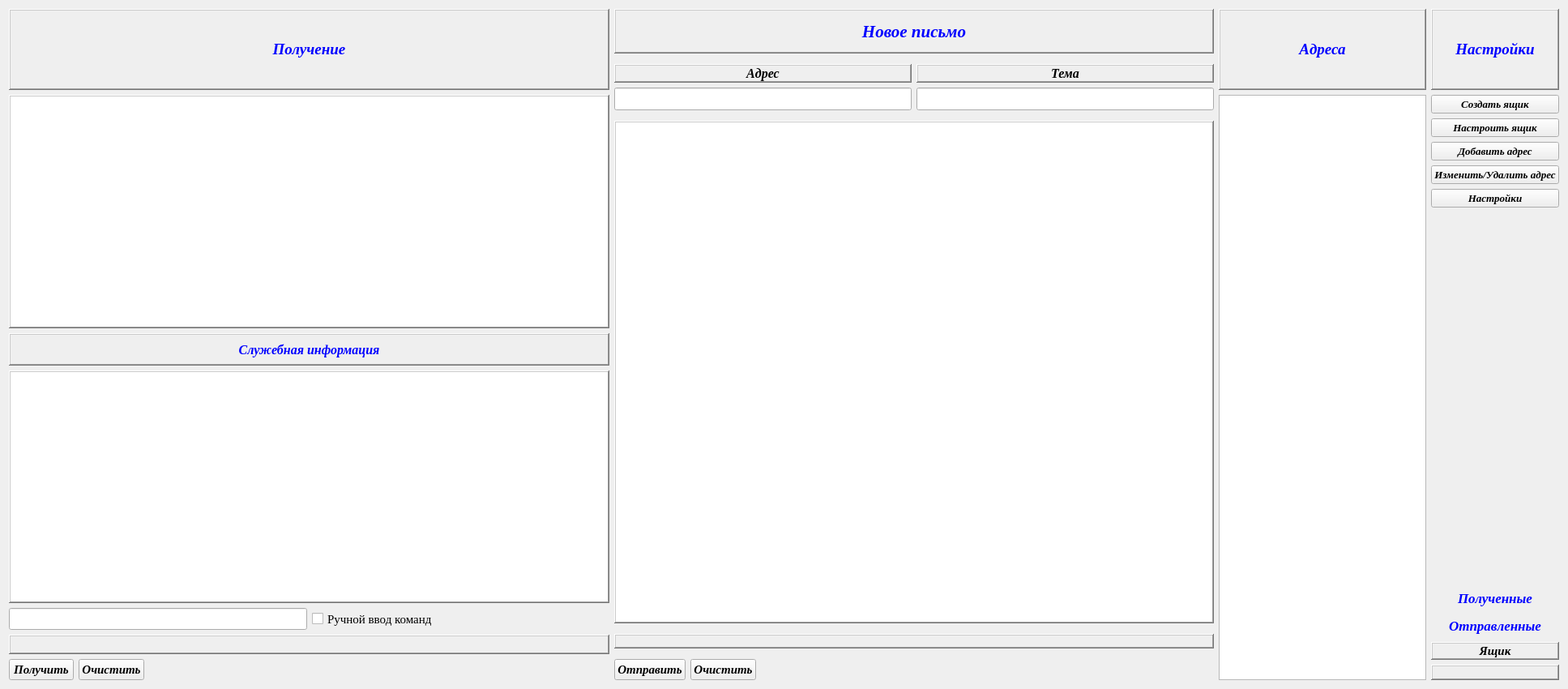
<?xml version="1.0" encoding="UTF-8"?>
<ui version="4.0">
 <class>PostClass</class>
 <widget class="QWidget" name="PostClass">
  <property name="geometry">
   <rect>
    <x>0</x>
    <y>0</y>
    <width>1935</width>
    <height>850</height>
   </rect>
  </property>
  <property name="minimumSize">
   <size>
    <width>0</width>
    <height>850</height>
   </size>
  </property>
  <property name="cursor">
   <cursorShape>ArrowCursor</cursorShape>
  </property>
  <property name="windowTitle">
   <string>Почтовик</string>
  </property>
  <property name="windowIcon">
   <iconset>
    <normaloff>icon2.png</normaloff>icon2.png</iconset>
  </property>
  <layout class="QHBoxLayout" name="horizontalLayout_4">
   <item>
    <layout class="QVBoxLayout" name="verticalLayout">
     <item>
      <widget class="QLabel" name="plblRec">
       <property name="sizePolicy">
        <sizepolicy hsizetype="Preferred" vsizetype="Preferred">
         <horstretch>0</horstretch>
         <verstretch>0</verstretch>
        </sizepolicy>
       </property>
       <property name="minimumSize">
        <size>
         <width>0</width>
         <height>100</height>
        </size>
       </property>
       <property name="styleSheet">
        <string notr="true">font: bold oblique 14pt Times; color: blue;</string>
       </property>
       <property name="frameShape">
        <enum>QFrame::WinPanel</enum>
       </property>
       <property name="frameShadow">
        <enum>QFrame::Raised</enum>
       </property>
       <property name="lineWidth">
        <number>6</number>
       </property>
       <property name="text">
        <string>Получение</string>
       </property>
       <property name="alignment">
        <set>Qt::AlignCenter</set>
       </property>
      </widget>
     </item>
     <item>
      <widget class="QTextEdit" name="m_ptxtReceiver">
       <property name="minimumSize">
        <size>
         <width>700</width>
         <height>0</height>
        </size>
       </property>
       <property name="styleSheet">
        <string notr="true">font: oblique 12pt Times; color: black;</string>
       </property>
       <property name="frameShape">
        <enum>QFrame::WinPanel</enum>
       </property>
       <property name="frameShadow">
        <enum>QFrame::Raised</enum>
       </property>
       <property name="lineWidth">
        <number>7</number>
       </property>
       <property name="readOnly">
        <bool>true</bool>
       </property>
      </widget>
     </item>
     <item>
      <widget class="QLabel" name="plblSender">
       <property name="sizePolicy">
        <sizepolicy hsizetype="Preferred" vsizetype="Preferred">
         <horstretch>0</horstretch>
         <verstretch>0</verstretch>
        </sizepolicy>
       </property>
       <property name="minimumSize">
        <size>
         <width>0</width>
         <height>40</height>
        </size>
       </property>
       <property name="styleSheet">
        <string notr="true">font: bold oblique 12pt Times; color: blue;</string>
       </property>
       <property name="frameShape">
        <enum>QFrame::WinPanel</enum>
       </property>
       <property name="frameShadow">
        <enum>QFrame::Raised</enum>
       </property>
       <property name="lineWidth">
        <number>6</number>
       </property>
       <property name="text">
        <string>Служебная информация</string>
       </property>
       <property name="alignment">
        <set>Qt::AlignCenter</set>
       </property>
      </widget>
     </item>
     <item>
      <widget class="QTextEdit" name="m_ptxtSender">
       <property name="minimumSize">
        <size>
         <width>700</width>
         <height>0</height>
        </size>
       </property>
       <property name="styleSheet">
        <string notr="true">font: 9pt Arial; color: black;</string>
       </property>
       <property name="frameShape">
        <enum>QFrame::WinPanel</enum>
       </property>
       <property name="frameShadow">
        <enum>QFrame::Raised</enum>
       </property>
       <property name="lineWidth">
        <number>6</number>
       </property>
       <property name="readOnly">
        <bool>true</bool>
       </property>
      </widget>
     </item>
     <item>
      <layout class="QHBoxLayout" name="horizontalLayout_3">
       <item>
        <widget class="QLineEdit" name="m_pinput_comServer">
         <property name="sizePolicy">
          <sizepolicy hsizetype="Preferred" vsizetype="Preferred">
           <horstretch>0</horstretch>
           <verstretch>0</verstretch>
          </sizepolicy>
         </property>
         <property name="styleSheet">
          <string notr="true">font: 12pt Times; color: black;</string>
         </property>
        </widget>
       </item>
       <item>
        <widget class="QCheckBox" name="m_pCheckBox">
         <property name="sizePolicy">
          <sizepolicy hsizetype="Preferred" vsizetype="Preferred">
           <horstretch>0</horstretch>
           <verstretch>0</verstretch>
          </sizepolicy>
         </property>
         <property name="styleSheet">
          <string notr="true">font: 11pt Times; color: black;</string>
         </property>
         <property name="text">
          <string>Ручной ввод команд</string>
         </property>
        </widget>
       </item>
      </layout>
     </item>
     <item>
      <widget class="QLabel" name="m_pinfoReceive">
       <property name="sizePolicy">
        <sizepolicy hsizetype="Preferred" vsizetype="Preferred">
         <horstretch>0</horstretch>
         <verstretch>0</verstretch>
        </sizepolicy>
       </property>
       <property name="styleSheet">
        <string notr="true">font: bold oblique 13pt Times; color: red;</string>
       </property>
       <property name="frameShape">
        <enum>QFrame::WinPanel</enum>
       </property>
       <property name="frameShadow">
        <enum>QFrame::Raised</enum>
       </property>
       <property name="lineWidth">
        <number>6</number>
       </property>
       <property name="text">
        <string/>
       </property>
       <property name="alignment">
        <set>Qt::AlignCenter</set>
       </property>
       <property name="margin">
        <number>3</number>
       </property>
      </widget>
     </item>
     <item>
      <layout class="QHBoxLayout" name="horizontalLayout_2">
       <item>
        <widget class="QPushButton" name="pcmd_receive">
         <property name="sizePolicy">
          <sizepolicy hsizetype="Preferred" vsizetype="Preferred">
           <horstretch>0</horstretch>
           <verstretch>0</verstretch>
          </sizepolicy>
         </property>
         <property name="cursor">
          <cursorShape>PointingHandCursor</cursorShape>
         </property>
         <property name="styleSheet">
          <string notr="true">font: bold oblique 11pt Times; color: black;</string>
         </property>
         <property name="text">
          <string>Получить</string>
         </property>
        </widget>
       </item>
       <item>
        <widget class="QPushButton" name="pcmd_clearreceive">
         <property name="sizePolicy">
          <sizepolicy hsizetype="Preferred" vsizetype="Preferred">
           <horstretch>0</horstretch>
           <verstretch>0</verstretch>
          </sizepolicy>
         </property>
         <property name="cursor">
          <cursorShape>PointingHandCursor</cursorShape>
         </property>
         <property name="styleSheet">
          <string notr="true">font: bold oblique 11pt Times; color: black;</string>
         </property>
         <property name="text">
          <string>Очистить</string>
         </property>
        </widget>
       </item>
       <item>
        <spacer name="horizontalSpacer_2">
         <property name="orientation">
          <enum>Qt::Horizontal</enum>
         </property>
         <property name="sizeHint" stdset="0">
          <size>
           <width>40</width>
           <height>20</height>
          </size>
         </property>
        </spacer>
       </item>
      </layout>
     </item>
    </layout>
   </item>
   <item>
    <layout class="QVBoxLayout" name="verticalLayout_4">
     <property name="spacing">
      <number>13</number>
     </property>
     <item>
      <widget class="QLabel" name="plblMessage">
       <property name="sizePolicy">
        <sizepolicy hsizetype="Preferred" vsizetype="Preferred">
         <horstretch>0</horstretch>
         <verstretch>0</verstretch>
        </sizepolicy>
       </property>
       <property name="minimumSize">
        <size>
         <width>0</width>
         <height>55</height>
        </size>
       </property>
       <property name="styleSheet">
        <string notr="true">font: bold oblique 16pt Times; color: blue;</string>
       </property>
       <property name="frameShape">
        <enum>QFrame::WinPanel</enum>
       </property>
       <property name="frameShadow">
        <enum>QFrame::Raised</enum>
       </property>
       <property name="lineWidth">
        <number>6</number>
       </property>
       <property name="text">
        <string>Новое письмо</string>
       </property>
       <property name="alignment">
        <set>Qt::AlignCenter</set>
       </property>
      </widget>
     </item>
     <item>
      <layout class="QGridLayout" name="gridLayout">
       <item row="0" column="0">
        <widget class="QLabel" name="to">
         <property name="sizePolicy">
          <sizepolicy hsizetype="Preferred" vsizetype="Preferred">
           <horstretch>0</horstretch>
           <verstretch>0</verstretch>
          </sizepolicy>
         </property>
         <property name="styleSheet">
          <string notr="true">font: bold oblique 12pt Times; color: black;</string>
         </property>
         <property name="frameShape">
          <enum>QFrame::WinPanel</enum>
         </property>
         <property name="frameShadow">
          <enum>QFrame::Raised</enum>
         </property>
         <property name="lineWidth">
          <number>6</number>
         </property>
         <property name="text">
          <string>Адрес</string>
         </property>
         <property name="alignment">
          <set>Qt::AlignCenter</set>
         </property>
        </widget>
       </item>
       <item row="1" column="0">
        <widget class="QLineEdit" name="m_pTo">
         <property name="sizePolicy">
          <sizepolicy hsizetype="Preferred" vsizetype="Preferred">
           <horstretch>0</horstretch>
           <verstretch>0</verstretch>
          </sizepolicy>
         </property>
         <property name="styleSheet">
          <string notr="true">font: bold oblique 13pt Times; color: black;</string>
         </property>
        </widget>
       </item>
       <item row="0" column="1">
        <widget class="QLabel" name="subject">
         <property name="sizePolicy">
          <sizepolicy hsizetype="Preferred" vsizetype="Preferred">
           <horstretch>0</horstretch>
           <verstretch>0</verstretch>
          </sizepolicy>
         </property>
         <property name="styleSheet">
          <string notr="true">font: bold oblique 12pt Times; color: black;</string>
         </property>
         <property name="frameShape">
          <enum>QFrame::WinPanel</enum>
         </property>
         <property name="frameShadow">
          <enum>QFrame::Raised</enum>
         </property>
         <property name="lineWidth">
          <number>6</number>
         </property>
         <property name="text">
          <string>Тема</string>
         </property>
         <property name="alignment">
          <set>Qt::AlignCenter</set>
         </property>
        </widget>
       </item>
       <item row="1" column="1">
        <widget class="QLineEdit" name="m_pSubject">
         <property name="sizePolicy">
          <sizepolicy hsizetype="Preferred" vsizetype="Preferred">
           <horstretch>0</horstretch>
           <verstretch>0</verstretch>
          </sizepolicy>
         </property>
         <property name="styleSheet">
          <string notr="true">font: bold oblique 13pt Times; color: black;</string>
         </property>
        </widget>
       </item>
      </layout>
     </item>
     <item>
      <widget class="QTextEdit" name="m_ptxtMessage">
       <property name="sizePolicy">
        <sizepolicy hsizetype="Expanding" vsizetype="Expanding">
         <horstretch>0</horstretch>
         <verstretch>0</verstretch>
        </sizepolicy>
       </property>
       <property name="minimumSize">
        <size>
         <width>550</width>
         <height>0</height>
        </size>
       </property>
       <property name="styleSheet">
        <string notr="true">font: oblique 14pt Times; color: black;</string>
       </property>
       <property name="frameShape">
        <enum>QFrame::WinPanel</enum>
       </property>
       <property name="frameShadow">
        <enum>QFrame::Raised</enum>
       </property>
       <property name="lineWidth">
        <number>7</number>
       </property>
      </widget>
     </item>
     <item>
      <widget class="QLabel" name="m_pinfoSend">
       <property name="styleSheet">
        <string notr="true"/>
       </property>
       <property name="frameShape">
        <enum>QFrame::WinPanel</enum>
       </property>
       <property name="frameShadow">
        <enum>QFrame::Raised</enum>
       </property>
       <property name="lineWidth">
        <number>6</number>
       </property>
       <property name="text">
        <string/>
       </property>
       <property name="alignment">
        <set>Qt::AlignCenter</set>
       </property>
       <property name="margin">
        <number>3</number>
       </property>
      </widget>
     </item>
     <item>
      <layout class="QHBoxLayout" name="horizontalLayout">
       <item>
        <widget class="QPushButton" name="pcmd_send">
         <property name="sizePolicy">
          <sizepolicy hsizetype="Preferred" vsizetype="Preferred">
           <horstretch>0</horstretch>
           <verstretch>0</verstretch>
          </sizepolicy>
         </property>
         <property name="cursor">
          <cursorShape>PointingHandCursor</cursorShape>
         </property>
         <property name="styleSheet">
          <string notr="true">font: bold oblique 11pt Times; color: black;</string>
         </property>
         <property name="text">
          <string>Отправить</string>
         </property>
        </widget>
       </item>
       <item>
        <widget class="QPushButton" name="pcmd_clearsend">
         <property name="sizePolicy">
          <sizepolicy hsizetype="Preferred" vsizetype="Preferred">
           <horstretch>0</horstretch>
           <verstretch>0</verstretch>
          </sizepolicy>
         </property>
         <property name="styleSheet">
          <string notr="true">font: bold oblique 11pt Times; color: black;</string>
         </property>
         <property name="text">
          <string>Очистить</string>
         </property>
        </widget>
       </item>
       <item>
        <spacer name="horizontalSpacer">
         <property name="orientation">
          <enum>Qt::Horizontal</enum>
         </property>
         <property name="sizeHint" stdset="0">
          <size>
           <width>40</width>
           <height>20</height>
          </size>
         </property>
        </spacer>
       </item>
      </layout>
     </item>
    </layout>
   </item>
   <item>
    <layout class="QVBoxLayout" name="verticalLayout_3">
     <item>
      <widget class="QLabel" name="plblAddress">
       <property name="sizePolicy">
        <sizepolicy hsizetype="Preferred" vsizetype="Preferred">
         <horstretch>0</horstretch>
         <verstretch>0</verstretch>
        </sizepolicy>
       </property>
       <property name="minimumSize">
        <size>
         <width>0</width>
         <height>100</height>
        </size>
       </property>
       <property name="styleSheet">
        <string notr="true">font: bold oblique 14pt Times; color: blue;</string>
       </property>
       <property name="frameShape">
        <enum>QFrame::WinPanel</enum>
       </property>
       <property name="frameShadow">
        <enum>QFrame::Raised</enum>
       </property>
       <property name="lineWidth">
        <number>6</number>
       </property>
       <property name="text">
        <string>Адреса</string>
       </property>
       <property name="alignment">
        <set>Qt::AlignCenter</set>
       </property>
      </widget>
     </item>
     <item>
      <widget class="QListWidget" name="m_pListAddress">
       <property name="sizePolicy">
        <sizepolicy hsizetype="Preferred" vsizetype="Expanding">
         <horstretch>0</horstretch>
         <verstretch>0</verstretch>
        </sizepolicy>
       </property>
       <property name="cursor" stdset="0">
        <cursorShape>PointingHandCursor</cursorShape>
       </property>
       <property name="styleSheet">
        <string notr="true">font: oblique bold 13pt Times; color: black;</string>
       </property>
       <property name="iconSize">
        <size>
         <width>124</width>
         <height>152</height>
        </size>
       </property>
       <property name="viewMode">
        <enum>QListView::IconMode</enum>
       </property>
      </widget>
     </item>
    </layout>
   </item>
   <item>
    <layout class="QVBoxLayout" name="verticalLayout_2">
     <item>
      <widget class="QLabel" name="plblSettings">
       <property name="sizePolicy">
        <sizepolicy hsizetype="Preferred" vsizetype="Preferred">
         <horstretch>0</horstretch>
         <verstretch>0</verstretch>
        </sizepolicy>
       </property>
       <property name="minimumSize">
        <size>
         <width>0</width>
         <height>100</height>
        </size>
       </property>
       <property name="font">
        <font>
         <family>Times</family>
         <pointsize>14</pointsize>
         <weight>75</weight>
         <italic>true</italic>
         <bold>true</bold>
        </font>
       </property>
       <property name="styleSheet">
        <string notr="true">font: bold oblique 14pt Times; color: blue;</string>
       </property>
       <property name="frameShape">
        <enum>QFrame::WinPanel</enum>
       </property>
       <property name="frameShadow">
        <enum>QFrame::Raised</enum>
       </property>
       <property name="lineWidth">
        <number>6</number>
       </property>
       <property name="text">
        <string>Настройки</string>
       </property>
       <property name="alignment">
        <set>Qt::AlignCenter</set>
       </property>
      </widget>
     </item>
     <item>
      <widget class="QPushButton" name="pbuttonCreateAccount">
       <property name="sizePolicy">
        <sizepolicy hsizetype="Preferred" vsizetype="Preferred">
         <horstretch>0</horstretch>
         <verstretch>0</verstretch>
        </sizepolicy>
       </property>
       <property name="cursor">
        <cursorShape>PointingHandCursor</cursorShape>
       </property>
       <property name="styleSheet">
        <string notr="true">font: bold oblique 10pt Times; color: black;</string>
       </property>
       <property name="text">
        <string>Создать ящик</string>
       </property>
      </widget>
     </item>
     <item>
      <widget class="QPushButton" name="pbuttonSettingsAccount">
       <property name="sizePolicy">
        <sizepolicy hsizetype="Preferred" vsizetype="Preferred">
         <horstretch>0</horstretch>
         <verstretch>0</verstretch>
        </sizepolicy>
       </property>
       <property name="cursor">
        <cursorShape>PointingHandCursor</cursorShape>
       </property>
       <property name="styleSheet">
        <string notr="true">font: bold oblique 10pt Times; color: black;</string>
       </property>
       <property name="text">
        <string>Настроить ящик</string>
       </property>
      </widget>
     </item>
     <item>
      <widget class="QPushButton" name="pbuttonCreateAddress">
       <property name="sizePolicy">
        <sizepolicy hsizetype="Preferred" vsizetype="Preferred">
         <horstretch>0</horstretch>
         <verstretch>0</verstretch>
        </sizepolicy>
       </property>
       <property name="cursor">
        <cursorShape>PointingHandCursor</cursorShape>
       </property>
       <property name="styleSheet">
        <string notr="true">font: bold oblique 10pt Times; color: black;</string>
       </property>
       <property name="text">
        <string>Добавить адрес</string>
       </property>
      </widget>
     </item>
     <item>
      <widget class="QPushButton" name="pbuttonSettingsAddress">
       <property name="sizePolicy">
        <sizepolicy hsizetype="Preferred" vsizetype="Preferred">
         <horstretch>0</horstretch>
         <verstretch>0</verstretch>
        </sizepolicy>
       </property>
       <property name="cursor">
        <cursorShape>PointingHandCursor</cursorShape>
       </property>
       <property name="styleSheet">
        <string notr="true">font: bold oblique 10pt Times; color: black;</string>
       </property>
       <property name="text">
        <string>Изменить/Удалить адрес</string>
       </property>
      </widget>
     </item>
     <item>
      <widget class="QPushButton" name="pbuttonSettings">
       <property name="sizePolicy">
        <sizepolicy hsizetype="Preferred" vsizetype="Preferred">
         <horstretch>0</horstretch>
         <verstretch>0</verstretch>
        </sizepolicy>
       </property>
       <property name="cursor">
        <cursorShape>PointingHandCursor</cursorShape>
       </property>
       <property name="styleSheet">
        <string notr="true">font: bold oblique 10pt Times; color: black;</string>
       </property>
       <property name="text">
        <string>Настройки</string>
       </property>
      </widget>
     </item>
     <item>
      <spacer name="verticalSpacer">
       <property name="orientation">
        <enum>Qt::Vertical</enum>
       </property>
       <property name="sizeHint" stdset="0">
        <size>
         <width>20</width>
         <height>40</height>
        </size>
       </property>
      </spacer>
     </item>
     <item>
      <widget class="QPushButton" name="pbuttonReceived">
       <property name="sizePolicy">
        <sizepolicy hsizetype="Minimum" vsizetype="Preferred">
         <horstretch>0</horstretch>
         <verstretch>0</verstretch>
        </sizepolicy>
       </property>
       <property name="cursor">
        <cursorShape>PointingHandCursor</cursorShape>
       </property>
       <property name="styleSheet">
        <string notr="true">font: bold oblique 13pt Times; color: blue;</string>
       </property>
       <property name="text">
        <string>Полученные</string>
       </property>
       <property name="flat">
        <bool>true</bool>
       </property>
      </widget>
     </item>
     <item>
      <widget class="QPushButton" name="pbuttonSend">
       <property name="sizePolicy">
        <sizepolicy hsizetype="Minimum" vsizetype="Preferred">
         <horstretch>0</horstretch>
         <verstretch>0</verstretch>
        </sizepolicy>
       </property>
       <property name="cursor">
        <cursorShape>PointingHandCursor</cursorShape>
       </property>
       <property name="styleSheet">
        <string notr="true">font: bold oblique 13pt Times; color: blue;</string>
       </property>
       <property name="text">
        <string>Отправленные</string>
       </property>
       <property name="flat">
        <bool>true</bool>
       </property>
      </widget>
     </item>
     <item>
      <widget class="QLabel" name="plblAccount_info">
       <property name="sizePolicy">
        <sizepolicy hsizetype="Preferred" vsizetype="Preferred">
         <horstretch>0</horstretch>
         <verstretch>0</verstretch>
        </sizepolicy>
       </property>
       <property name="styleSheet">
        <string notr="true">font: bold oblique 11pt Times; color: black;</string>
       </property>
       <property name="frameShape">
        <enum>QFrame::WinPanel</enum>
       </property>
       <property name="frameShadow">
        <enum>QFrame::Raised</enum>
       </property>
       <property name="lineWidth">
        <number>5</number>
       </property>
       <property name="text">
        <string>Ящик</string>
       </property>
       <property name="alignment">
        <set>Qt::AlignCenter</set>
       </property>
      </widget>
     </item>
     <item>
      <widget class="QLabel" name="m_pAccountInfo">
       <property name="sizePolicy">
        <sizepolicy hsizetype="Preferred" vsizetype="Preferred">
         <horstretch>0</horstretch>
         <verstretch>0</verstretch>
        </sizepolicy>
       </property>
       <property name="styleSheet">
        <string notr="true">font: bold oblique 10pt Times; color: black;</string>
       </property>
       <property name="frameShape">
        <enum>QFrame::WinPanel</enum>
       </property>
       <property name="frameShadow">
        <enum>QFrame::Raised</enum>
       </property>
       <property name="lineWidth">
        <number>5</number>
       </property>
       <property name="text">
        <string/>
       </property>
       <property name="alignment">
        <set>Qt::AlignCenter</set>
       </property>
       <property name="margin">
        <number>3</number>
       </property>
      </widget>
     </item>
    </layout>
   </item>
  </layout>
 </widget>
 <layoutdefault spacing="6" margin="11"/>
 <resources>
  <include location="post.qrc"/>
 </resources>
 <connections>
  <connection>
   <sender>pbuttonCreateAccount</sender>
   <signal>clicked()</signal>
   <receiver>PostClass</receiver>
   <slot>slotCreateAccount()</slot>
   <hints>
    <hint type="sourcelabel">
     <x>1764</x>
     <y>188</y>
    </hint>
    <hint type="destinationlabel">
     <x>1403</x>
     <y>187</y>
    </hint>
   </hints>
  </connection>
  <connection>
   <sender>pbuttonSettingsAccount</sender>
   <signal>clicked()</signal>
   <receiver>PostClass</receiver>
   <slot>slotCreateAccount()</slot>
   <hints>
    <hint type="sourcelabel">
     <x>1747</x>
     <y>243</y>
    </hint>
    <hint type="destinationlabel">
     <x>1410</x>
     <y>235</y>
    </hint>
   </hints>
  </connection>
  <connection>
   <sender>pbuttonCreateAddress</sender>
   <signal>clicked()</signal>
   <receiver>PostClass</receiver>
   <slot>slotCreateAddress()</slot>
   <hints>
    <hint type="sourcelabel">
     <x>1796</x>
     <y>298</y>
    </hint>
    <hint type="destinationlabel">
     <x>1399</x>
     <y>266</y>
    </hint>
   </hints>
  </connection>
  <connection>
   <sender>pbuttonSettingsAddress</sender>
   <signal>clicked()</signal>
   <receiver>PostClass</receiver>
   <slot>slotSettingsAddress()</slot>
   <hints>
    <hint type="sourcelabel">
     <x>1761</x>
     <y>338</y>
    </hint>
    <hint type="destinationlabel">
     <x>1405</x>
     <y>328</y>
    </hint>
   </hints>
  </connection>
  <connection>
   <sender>pbuttonSettings</sender>
   <signal>clicked()</signal>
   <receiver>PostClass</receiver>
   <slot>slotSettings()</slot>
   <hints>
    <hint type="sourcelabel">
     <x>1762</x>
     <y>388</y>
    </hint>
    <hint type="destinationlabel">
     <x>1408</x>
     <y>380</y>
    </hint>
   </hints>
  </connection>
  <connection>
   <sender>pbuttonReceived</sender>
   <signal>clicked()</signal>
   <receiver>PostClass</receiver>
   <slot>slotOutMessage()</slot>
   <hints>
    <hint type="sourcelabel">
     <x>1726</x>
     <y>631</y>
    </hint>
    <hint type="destinationlabel">
     <x>1347</x>
     <y>671</y>
    </hint>
   </hints>
  </connection>
  <connection>
   <sender>pbuttonSend</sender>
   <signal>clicked()</signal>
   <receiver>PostClass</receiver>
   <slot>slotOutMessage()</slot>
   <hints>
    <hint type="sourcelabel">
     <x>1701</x>
     <y>697</y>
    </hint>
    <hint type="destinationlabel">
     <x>1343</x>
     <y>712</y>
    </hint>
   </hints>
  </connection>
  <connection>
   <sender>pcmd_receive</sender>
   <signal>clicked()</signal>
   <receiver>PostClass</receiver>
   <slot>slotReceiveMessage()</slot>
   <hints>
    <hint type="sourcelabel">
     <x>78</x>
     <y>824</y>
    </hint>
    <hint type="destinationlabel">
     <x>77</x>
     <y>837</y>
    </hint>
   </hints>
  </connection>
  <connection>
   <sender>pcmd_clearreceive</sender>
   <signal>clicked()</signal>
   <receiver>PostClass</receiver>
   <slot>slotClear()</slot>
   <hints>
    <hint type="sourcelabel">
     <x>601</x>
     <y>823</y>
    </hint>
    <hint type="destinationlabel">
     <x>457</x>
     <y>836</y>
    </hint>
   </hints>
  </connection>
  <connection>
   <sender>m_pinput_comServer</sender>
   <signal>returnPressed()</signal>
   <receiver>PostClass</receiver>
   <slot>slotSendToServer()</slot>
   <hints>
    <hint type="sourcelabel">
     <x>248</x>
     <y>777</y>
    </hint>
    <hint type="destinationlabel">
     <x>250</x>
     <y>780</y>
    </hint>
   </hints>
  </connection>
  <connection>
   <sender>pcmd_clearsend</sender>
   <signal>clicked()</signal>
   <receiver>PostClass</receiver>
   <slot>slotClear()</slot>
   <hints>
    <hint type="sourcelabel">
     <x>1212</x>
     <y>832</y>
    </hint>
    <hint type="destinationlabel">
     <x>836</x>
     <y>836</y>
    </hint>
   </hints>
  </connection>
  <connection>
   <sender>pcmd_send</sender>
   <signal>clicked()</signal>
   <receiver>PostClass</receiver>
   <slot>slotSendMessage()</slot>
   <hints>
    <hint type="sourcelabel">
     <x>842</x>
     <y>820</y>
    </hint>
    <hint type="destinationlabel">
     <x>642</x>
     <y>838</y>
    </hint>
   </hints>
  </connection>
  <connection>
   <sender>m_pTo</sender>
   <signal>textChanged(QString)</signal>
   <receiver>PostClass</receiver>
   <slot>slottextChanged(QString)</slot>
   <hints>
    <hint type="sourcelabel">
     <x>776</x>
     <y>160</y>
    </hint>
    <hint type="destinationlabel">
     <x>738</x>
     <y>112</y>
    </hint>
   </hints>
  </connection>
  <connection>
   <sender>m_pSubject</sender>
   <signal>textChanged(QString)</signal>
   <receiver>PostClass</receiver>
   <slot>slottextChanged(QString)</slot>
   <hints>
    <hint type="sourcelabel">
     <x>1182</x>
     <y>158</y>
    </hint>
    <hint type="destinationlabel">
     <x>1132</x>
     <y>111</y>
    </hint>
   </hints>
  </connection>
 </connections>
 <slots>
  <slot>slotCreateAccount()</slot>
  <slot>slotChoiceAddress(QListWidgetItem*)</slot>
  <slot>slotReadyReadSMTP()</slot>
  <slot>slotReadyReadPOP()</slot>
  <slot>slotErrorSMTP(QAbstractSocket::SocketError)</slot>
  <slot>slotErrorPOP(QAbstractSocket::SocketError)</slot>
  <slot>slotSendToServer()</slot>
  <slot>slotConnectedSMTP()</slot>
  <slot>slotConnectedPOP()</slot>
  <slot>slotSendMessage()</slot>
  <slot>slotReceiveMessage()</slot>
  <slot>slotChoiceMessage(QListWidgetItem*)</slot>
  <slot>slotCreateAddress()</slot>
  <slot>slotSettingsAddress()</slot>
  <slot>slotSettings()</slot>
  <slot>slotHelp()</slot>
  <slot>slotOutMessage()</slot>
  <slot>slotClear()</slot>
  <slot>slotReadySSL(QListWidgetItem*)</slot>
  <slot>slottextChanged(QString)</slot>
 </slots>
</ui>
